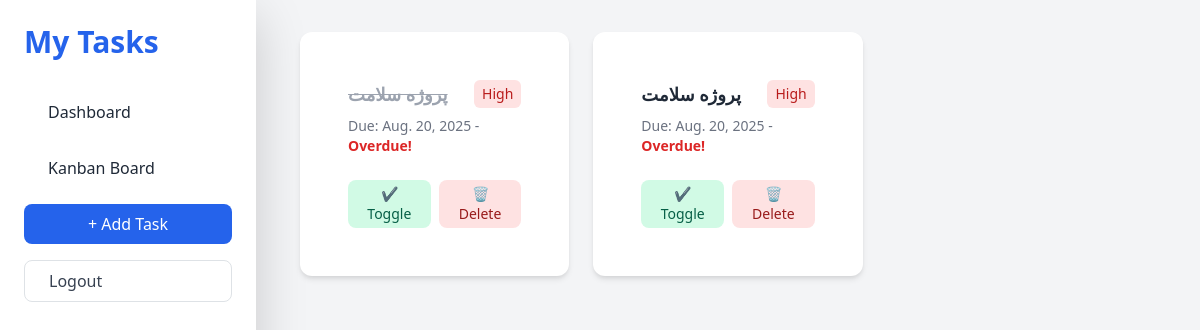
Page / (signed in) on the earlier database version.
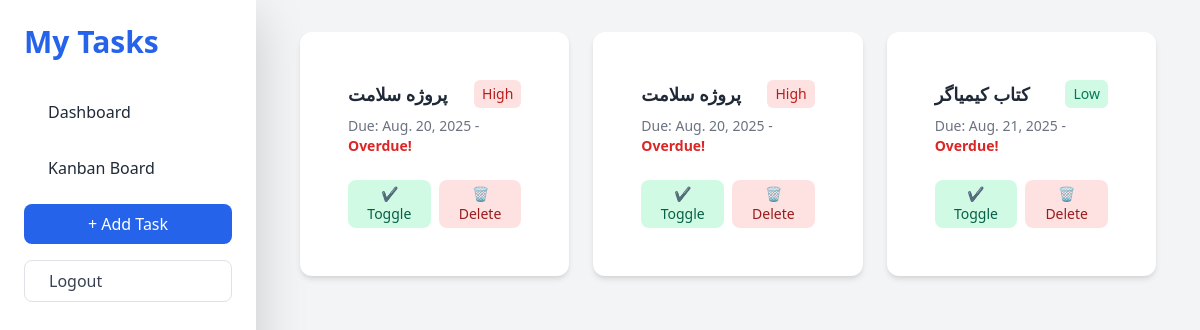
Same page on the later database version.
### tasks/models.py (models this page shows, shortened)
class Task(models.Model):
    user = models.ForeignKey(User, on_delete=models.CASCADE)
    category = models.ForeignKey(Category, on_delete=models.SET_NULL, null=True, blank=True)
    title = models.CharField(max_length=200)
    description = models.TextField(blank=True, null=True)
    completed = models.BooleanField(default=False)
    due_date = models.DateField(null=True, blank=True)
    priority = models.CharField(max_length=10, choices=[
        ("low", "Low"),
        ("medium", "Medium"),
        ("high", "High"),
    ], default="medium")
    created_at = models.DateTimeField(auto_now_add=True)

### tasks/views.py (the view)
# urls.py: path("", task_list, name="task_list"),
@login_required
def task_list(request):
    sort = request.GET.get('sort', 'due_date')
    direction = request.GET.get('dir', 'asc')
    order = sort if direction == 'asc' else f"-{sort}"
    tasks = Task.objects.filter(user=request.user).order_by(order)
    for task in tasks:
        if task.due_date:
            delta = task.due_date - timezone.now().date()
            task.days_left = delta.days
        else:
            task.days_left = None
    return render(request, "tasks/task_list.html", {"tasks": tasks, "sort": sort, "dir": direction})

### tasks/templates/tasks/task_list.html
{% extends "base.html" %}
{% block content %}
<div class="flex min-h-screen bg-gray-100 font-sans">
  <aside class="w-64 bg-white shadow-lg flex flex-col p-6">
    <h2 class="text-3xl font-extrabold text-blue-600 mb-8"><a href="{% url 'task_list' %}">My Tasks</a> </h2>
     <nav class="flex flex-col gap-3">
      <a href="{% url 'dashboard' %}" class="px-4 py-2 rounded-lg hover:bg-blue-100 hover:text-blue-700 transition-colors">Dashboard</a>
      <a href="{% url 'kanban_board' %}" class="px-4 py-2 rounded-lg hover:bg-yellow-100 hover:text-yellow-700 transition-colors">Kanban Board</a>
      <a href="{% url 'task_create' %}" class="px-4 py-2 rounded-lg bg-blue-600 text-white text-center hover:bg-blue-700 transition-colors">+ Add Task</a>
      <a href="{% url 'logout' %}" class="px-4 py-2 rounded-lg border border-gray-300 text-gray-700 hover:bg-gray-200 transition-colors">Logout</a>
    </nav>
  </aside>
  <main class="flex-1 p-8">
    <div class="container mx-auto">
      {% if tasks %}
      <div class="grid grid-cols-1 sm:grid-cols-2 lg:grid-cols-3 gap-6">
        {% for task in tasks %}
        <div class="bg-white p-5 rounded-xl shadow-md hover:shadow-xl transition-transform transform hover:-translate-y-2 hover:scale-105">
          <div class="flex justify-between items-start mb-2">
            <h3 class="text-lg font-semibold {% if task.completed %}line-through text-gray-400{% endif %}">{{ task.title }}</h3>
            <span class="px-2 py-1 text-sm font-medium rounded
              {% if task.priority == 'high' %}bg-red-100 text-red-700{% elif task.priority == 'medium' %}bg-yellow-100 text-yellow-700{% else %}bg-green-100 text-green-700{% endif %}">
              {{ task.priority|capfirst }}
            </span>
          </div>
          {% if task.due_date %}
          <p class="text-sm text-gray-500 mt-1">
            Due: <span class="font-medium">{{ task.due_date }}</span> -
            {% if task.days_left > 0 %}
              <span class="text-blue-600 font-semibold">{{ task.days_left }} days left</span>
            {% elif task.days_left == 0 %}
              <span class="text-orange-600 font-semibold">Today</span>
            {% else %}
              <span class="text-red-600 font-semibold">Overdue!</span>
            {% endif %}
          </p>
          {% endif %}
          <div class="mt-4 flex gap-2">
            <a href="{% url 'task_toggle' task.id %}" class="flex-1 text-center px-3 py-1 bg-green-100 text-green-800 rounded-lg hover:bg-green-200 transition font-medium text-sm">✔ Toggle</a>
            <a href="{% url 'task_delete' task.id %}" class="flex-1 text-center px-3 py-1 bg-red-100 text-red-800 rounded-lg hover:bg-red-200 transition font-medium text-sm">🗑 Delete</a>
          </div>
        </div>
        {% endfor %}
      </div>
      {% else %}
      <div class="text-center text-gray-400 mt-32 text-lg">
        🚀 No tasks yet! Start by adding one.
      </div>
      {% endif %}
    </div>
  </main>
</div>
{% endblock %}

Differences in the rows shown:
changed Task (number 1 of 3 on the later page): completed True → False (drawn)
added Task: title "کتاب کیمیاگر", priority "Low", due_date "Aug. 21, 2025", shows "Overdue!"
